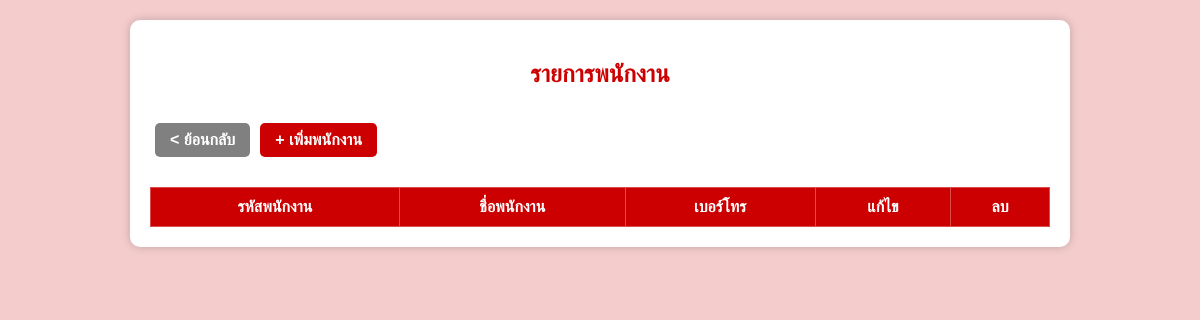
The app's page /index_emp_mc.php, older data.
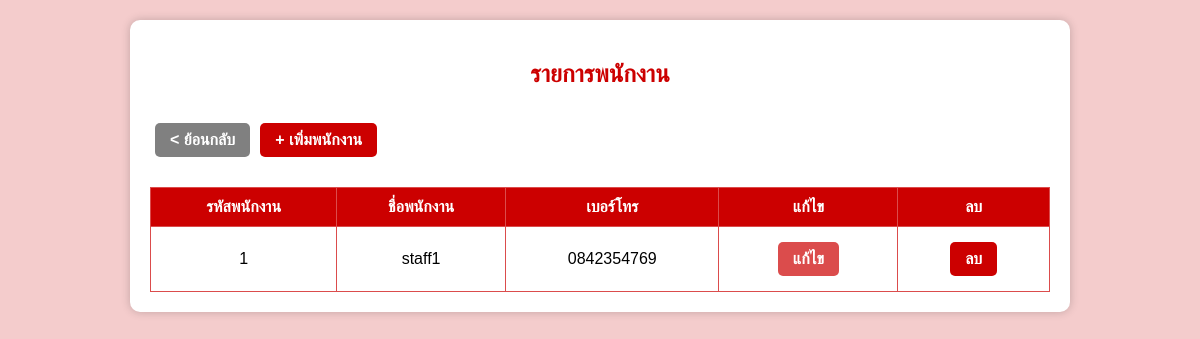
The same page, newer data.
### tables this page shows
CREATE TABLE `employee` (
  `emp_id` int(11) NOT NULL,
  `emp_name` varchar(100) NOT NULL,
  `emp_phone` varchar(10) NOT NULL
);

### index_emp_mc.php (the view, shortened to what this page needs)
<?php
$conn = new mysqli('localhost', 'root', '', 'motor_cycle');
$sql = "SELECT emp_id, emp_name, emp_phone FROM employee";
$result = $conn->query($sql);
?>
<!DOCTYPE html>
<html lang="th">
<head>
</head>
<body>
    <div class="container">
        <h2>รายการพนักงาน</h2>
        <div class="but" style="display:flex">
        <div class="button-container">
                <a href="index.php" class="button add-btn2" style="background:grey">< ย้อนกลับ</a>
        </div>
        <div class="button-container">
            <a href="insert_emp_mc.php" class="button add-btn">+ เพิ่มพนักงาน</a>
        </div>
    </div>
        <table>
            <thead>
                <tr>
                    <th>รหัสพนักงาน</th>
                    <th>ชื่อพนักงาน</th>
                    <th>เบอร์โทร</th>
                    <th>แก้ไข</th>
                    <th>ลบ</th>
                </tr>
            </thead>
            <tbody>
                <?php while ($row = $result->fetch_assoc()): ?>
                <tr>
                    <td><?= $row['emp_id']; ?></td>
                    <td><?= $row['emp_name']; ?></td>
                    <td><?= $row['emp_phone']; ?></td>
                    <td><a href="update_emp_mc.php?id=<?= $row['emp_id']; ?>" class="button edit-btn">แก้ไข</a></td>
                    <td><a href="delete_emp_mc.php?id=<?= $row['emp_id']; ?>" class="button delete-btn" onclick="return confirm('คุณแน่ใจหรือไม่?')">ลบ</a></td>
                </tr>
                <?php endwhile; ?>
            </tbody>
        </table>
    </div>
</body>
</html>

Row changes from the older to the newer data that the page shows:
added employee: emp_id "1", emp_name "staff1", emp_phone "0842354769"
